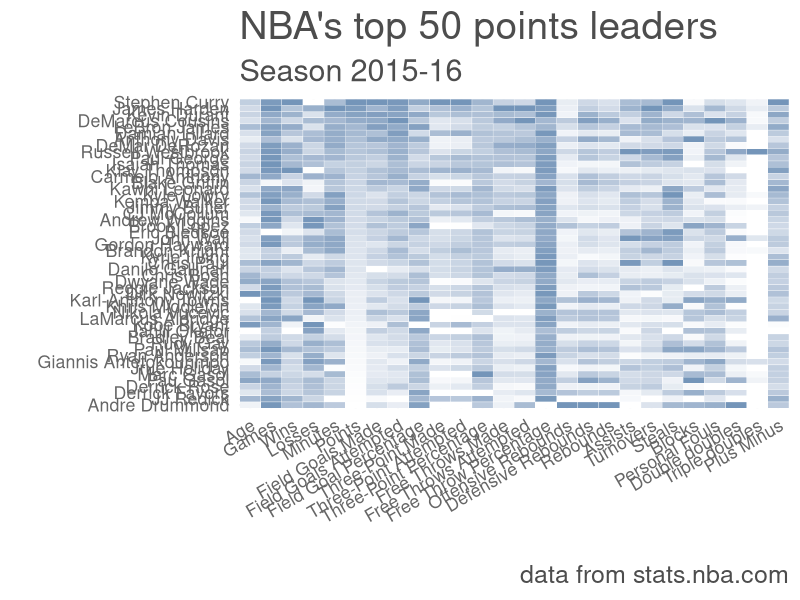
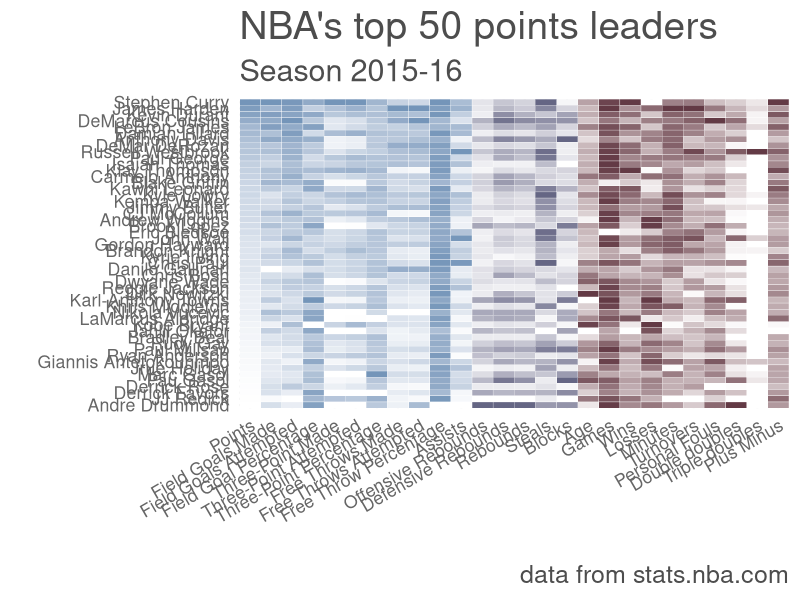

Write R code to recreate these figures, in order.
library("dplyr")
library("ggplot2")

# Load the dataset.
nba <- read.table("nba_top50_2016.txt", sep = ";",
                  header = TRUE, stringsAsFactors = FALSE)
str(nba)

# Drop "TEAM", reshape the dataset to long format and
# rescale the values between 0 and 1 for each variable.
nba_long <- nba %>%
  select(-TEAM) %>%
  reshape2::melt(id.vars = "PLAYER") %>%
  group_by(variable) %>%
  mutate(rescale_value = scales::rescale(value)) %>%
  ungroup()

# A vector of labels.
labels = c("Age", "Games", "Wins", "Losses", "Minutes",
           "Points", "Field Goals Made", "Field Goals Attempted",
           "Field Goal Percentage", "Three-Point Made",
           "Three-Point Attempted", "Three-Point Percentage",
           "Free Throws Made", "Free Throws Attempted",
           "Free Throw Percentage", "Offensive Rebounds",
           "Defensive Rebounds", "Rebounds", "Assists", "Turnovers",
           "Steals", "Blocks", "Personal Fouls", "Double doubles",
           "Triple doubles", "Plus Minus")

# Plot the heatmap and tweak a bit the theme.
ggplot(nba_long, aes(x = variable, y = PLAYER)) +
  geom_tile(aes(fill = rescale_value), color = "white") +
  scale_fill_gradient(low = "white", high = "#7495b9") +
  scale_x_discrete(labels = labels, expand = c(0, 0)) +
  scale_y_discrete(limits = arrange(nba, PTS)[["PLAYER"]],
                   expand = c(0, 0)) +
  labs(title = "NBA's top 50 points leaders", subtitle = "Season 2015-16",
       caption = "data from stats.nba.com", x = "", y = "") +
  theme_minimal(base_size = 16) +
  theme(legend.position = "none",
        axis.ticks = element_blank(),
        axis.text.x = element_text(angle = 30, hjust = 1, color = "grey40"),
        axis.text.y = element_text(color = "grey40"),
        plot.title = element_text(size = 28, color = "grey30"),
        plot.subtitle = element_text(size = 22, color = "grey30"),
        plot.caption = element_text(size = 18, color = "grey30"))

# -----

# We would like to use a different color for each group of statistics (offense,
# defense, other). But using different gradient colors for different categories
# is not that easy in ggplot2.
# One way to do it is to scale each group of variables into different
# ranges that don't overlap and then use scale_fill_gradientn to map
# each of these regions to different color gradients.

# Split up the variables in three sets.
offense <- c("PTS", "FGM", "FGA", "FG_per", "X3PM",
             "X3PA", "X3P_per", "FTM", "FTA", "FT_per", "AST")
defense <- c("OREB", "DREB", "REB", "STL", "BLK")
other <- c("AGE", "GP", "W", "L", "MIN", "TOV",
           "PF", "DD2", "TD3", "plus_minus")

# Reorder the labels.
labels = c("Points", "Field Goals Made", "Field Goals Attempted",
           "Field Goal Percentage", "Three-Point Made",
           "Three-Point Attempted", "Three-Point Percentage",
           "Free Throws Made", "Free Throws Attempted",
           "Free Throw Percentage", "Assists", "Offensive Rebounds",
           "Defensive Rebounds", "Rebounds", "Steals", "Blocks",
           "Age", "Games", "Wins", "Losses", "Minutes", "Turnovers",
           "Personal Fouls", "Double doubles", "Triple doubles", "Plus Minus")

# Create a variable "group_" that takes a different value (0, 1 or 2)
# for each set of statistics and a variable "rescale_offset" that scales each
# group of variables to non-overlapping ranges (0-1, 100-101 and 200-201).
nba_long <- nba_long %>%
  mutate(group_ = case_when(.$variable %in% offense ~ 0,
                            .$variable %in% defense ~ 1,
                            .$variable %in% other ~ 2),
         rescale_offset = rescale_value + 100 * group_)

# Define the ranges and the colors to use.
gradientn <- range(nba_long$rescale_value) + rep(c(0, 100, 200), each = 2)
colors <- c("white", "#7495b9", "white", "#656684", "white", "#633a45")

# Plot the heatmap with a different color for each set of stats and
# order the variables by group.
ggplot(nba_long, aes(variable, PLAYER)) +
  geom_tile(aes(fill = rescale_offset), color = "white") +
  scale_fill_gradientn(colors = colors,
                       values = scales::rescale(gradientn)) +
  scale_x_discrete(limits = c(offense, defense, other), labels = labels,
                   expand = c(0, 0)) +
  scale_y_discrete(limits = arrange(nba, PTS)[["PLAYER"]],
                   expand = c(0, 0)) +
  labs(title = "NBA's top 50 points leaders", subtitle = "Season 2015-16",
       caption = "data from stats.nba.com", x = "", y = "") +
  theme_minimal(base_size = 16) +
  theme(legend.position = "none",
        axis.ticks = element_blank(),
        axis.text.x = element_text(angle = 30, hjust = 1, color = "grey40"),
        axis.text.y = element_text(color = "grey40"),
        plot.title = element_text(size = 28, color = "grey30"),
        plot.subtitle = element_text(size = 22, color = "grey30"),
        plot.caption = element_text(size = 18, color = "grey30"))
